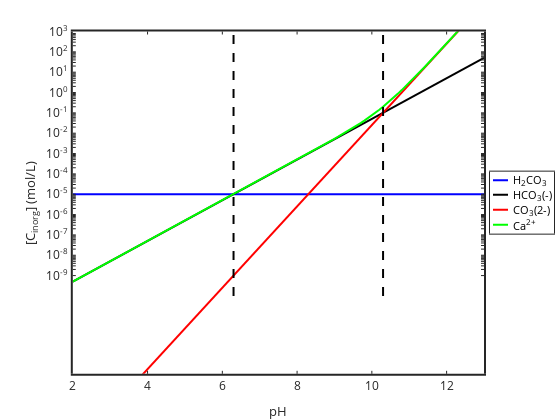

The notebook cell saved with this chart:
### Code cell
# graphing pH fr CaCO3 system

graphics_toolkit ("plotly");
%graphics_toolkit ("notebook");
pH=2:0.1:13; H=10.^-pH; HCO3=(Ka1*KH*PCO2)./H;  CO3=(Ka2*Ka1*KH*PCO2)./(H.^2); 
H2CO3=ones(size(pH)).*(KH*PCO2); Ca=CO3 + HCO3 + Kw./(H);

h1=semilogy(pH,H2CO3,'b-','linewidth',2);
hold on
h2=semilogy(pH,HCO3,'k-','linewidth',2);
h3=semilogy(pH,CO3,'r-','linewidth',2);
h4=semilogy(pH,Ca,'g-','linewidth',2);
xlabel('pH'); ylabel('[C_{inorg}] (mol/L)')
legend('H_2CO_3','HCO_3(-)','CO_3(2-)','Ca^{2+}','location','eastoutside')
legend ("autoupdate", "off");
set(gca,'linewidth',2,'fontsize',12)

semilogy([-log10(Ka1) -log10(Ka1)],[1e-10 1e3],'k--','linewidth',2)
semilogy([-log10(Ka2) -log10(Ka2)],[1e-10 1e3],'k--','linewidth',2)

axis([2 13 1e-9 1e3])

### Figure 1 — Plotly figure (JSON) as saved in the notebook; plotly's stock layout.template omitted (floating-point values rounded to 4 significant figures)
{"data": [{"line": {"color": "rgb(0,0,255)", "dash": "solid", "width": 2}, "marker": {"color": "rgb(0,0,255)", "line": {"color": "rgb(0,0,255)"}, "size": 6, "symbol": "none"}, "mode": "lines", "name": "H_2CO_3", "showlegend": true, "type": "scatter", "visibility": true, "x": [2, 2.1, 2.2, 2.3, 2.4, 2.5, 2.6, 2.7, 2.8, 2.9, 3, 3.1, 3.2, 3.3, 3.4, 3.5, 3.6, 3.7, 3.8, 3.9, 4, 4.1, 4.2, 4.3, 4.4, 4.5, 4.6, 4.7, 4.8, 4.9, 5, 5.1, 5.2, 5.3, 5.4, 5.5, 5.6, 5.7, 5.8, 5.9, 6, 6.1, 6.2, 6.3, 6.4, 6.5, 6.6, 6.7, 6.8, 6.9, 7, 7.1, 7.2, 7.3, 7.4, 7.5, 7.6, 7.7, 7.8, 7.9, 8, 8.1, 8.2, 8.3, 8.4, 8.5, 8.6, 8.7, 8.8, 8.9, 9, 9.1, 9.2, 9.3, 9.4, 9.5, 9.6, 9.7, 9.8, 9.9, 10, 10.1, 10.2, 10.3, 10.4, 10.5, 10.6, 10.7, 10.8, 10.9, 11, 11.1, 11.2, 11.3, 11.4, 11.5, 11.6, 11.7, 11.8, 11.9, 12, 12.1, 12.2, 12.3, 12.4, 12.5, 12.6, 12.7, 12.8, 12.9, 13], "xaxis": "x", "y": [1e-05, 1e-05, 1e-05, 1e-05, 1e-05, 1e-05, 1e-05, 1e-05, 1e-05, 1e-05, 1e-05, 1e-05, 1e-05, 1e-05, 1e-05, 1e-05, 1e-05, 1e-05, 1e-05, 1e-05, 1e-05, 1e-05, 1e-05, 1e-05, 1e-05, 1e-05, 1e-05, 1e-05, 1e-05, 1e-05, 1e-05, 1e-05, 1e-05, 1e-05, 1e-05, 1e-05, 1e-05, 1e-05, 1e-05, 1e-05, 1e-05, 1e-05, 1e-05, 1e-05, 1e-05, 1e-05, 1e-05, 1e-05, 1e-05, 1e-05, 1e-05, 1e-05, 1e-05, 1e-05, 1e-05, 1e-05, 1e-05, 1e-05, 1e-05, 1e-05, 1e-05, 1e-05, 1e-05, 1e-05, 1e-05, 1e-05, 1e-05, 1e-05, 1e-05, 1e-05, 1e-05, 1e-05, 1e-05, 1e-05, 1e-05, 1e-05, 1e-05, 1e-05, 1e-05, 1e-05, 1e-05, 1e-05, 1e-05, 1e-05, 1e-05, 1e-05, 1e-05, 1e-05, 1e-05, 1e-05, 1e-05, 1e-05, 1e-05, 1e-05, 1e-05, 1e-05, 1e-05, 1e-05, 1e-05, 1e-05, 1e-05, 1e-05, 1e-05, 1e-05, 1e-05, 1e-05, 1e-05, 1e-05, 1e-05, 1e-05, 1e-05], "yaxis": "y"}, {"line": {"color": "rgb(0, 0, 0)", "dash": "solid", "width": 2}, "marker": {"color": "rgb(0, 0, 0)", "line": {"color": "rgb(0, 0, 0)"}, "size": 6, "symbol": "none"}, "mode": "lines", "name": "HCO_3(-)", "showlegend": true, "type": "scatter", "visibility": true, "x": [2, 2.1, 2.2, 2.3, 2.4, 2.5, 2.6, 2.7, 2.8, 2.9, 3, 3.1, 3.2, 3.3, 3.4, 3.5, 3.6, 3.7, 3.8, 3.9, 4, 4.1, 4.2, 4.3, 4.4, 4.5, 4.6, 4.7, 4.8, 4.9, 5, 5.1, 5.2, 5.3, 5.4, 5.5, 5.6, 5.7, 5.8, 5.9, 6, 6.1, 6.2, 6.3, 6.4, 6.5, 6.6, 6.7, 6.8, 6.9, 7, 7.1, 7.2, 7.3, 7.4, 7.5, 7.6, 7.7, 7.8, 7.9, 8, 8.1, 8.2, 8.3, 8.4, 8.5, 8.6, 8.7, 8.8, 8.9, 9, 9.1, 9.2, 9.3, 9.4, 9.5, 9.6, 9.7, 9.8, 9.9, 10, 10.1, 10.2, 10.3, 10.4, 10.5, 10.6, 10.7, 10.8, 10.9, 11, 11.1, 11.2, 11.3, 11.4, 11.5, 11.6, 11.7, 11.8, 11.9, 12, 12.1, 12.2, 12.3, 12.4, 12.5, 12.6, 12.7, 12.8, 12.9, 13], "xaxis": "x", "y": [5.012e-10, 6.31e-10, 7.943e-10, 1e-09, 1.259e-09, 1.585e-09, 1.995e-09, 2.512e-09, 3.162e-09, 3.981e-09, 5.012e-09, 6.31e-09, 7.943e-09, 1e-08, 1.259e-08, 1.585e-08, 1.995e-08, 2.512e-08, 3.162e-08, 3.981e-08, 5.012e-08, 6.31e-08, 7.943e-08, 1e-07, 1.259e-07, 1.585e-07, 1.995e-07, 2.512e-07, 3.162e-07, 3.981e-07, 5.012e-07, 6.31e-07, 7.943e-07, 1e-06, 1.259e-06, 1.585e-06, 1.995e-06, 2.512e-06, 3.162e-06, 3.981e-06, 5.012e-06, 6.31e-06, 7.943e-06, 1e-05, 1.259e-05, 1.585e-05, 1.995e-05, 2.512e-05, 3.162e-05, 3.981e-05, 5.012e-05, 6.31e-05, 7.943e-05, 0.0001, 0.0001259, 0.0001585, 0.0001995, 0.0002512, 0.0003162, 0.0003981, 0.0005012, 0.000631, 0.0007943, 0.001, 0.001259, 0.001585, 0.001995, 0.002512, 0.003162, 0.003981, 0.005012, 0.00631, 0.007943, 0.01, 0.01259, 0.01585, 0.01995, 0.02512, 0.03162, 0.03981, 0.05012, 0.0631, 0.07943, 0.1, 0.1259, 0.1585, 0.1995, 0.2512, 0.3162, 0.3981, 0.5012, 0.631, 0.7943, 1.0, 1.259, 1.585, 1.995, 2.512, 3.162, 3.981, 5.012, 6.31, 7.943, 10.0, 12.59, 15.85, 19.95, 25.12, 31.62, 39.81, 50.12], "yaxis": "y"}, {"line": {"color": "rgb(255,0,0)", "dash": "solid", "width": 2}, "marker": {"color": "rgb(255,0,0)", "line": {"color": "rgb(255,0,0)"}, "size": 6, "symbol": "none"}, "mode": "lines", "name": "CO_3(2-)", "showlegend": true, "type": "scatter", "visibility": true, "x": [2, 2.1, 2.2, 2.3, 2.4, 2.5, 2.6, 2.7, 2.8, 2.9, 3, 3.1, 3.2, 3.3, 3.4, 3.5, 3.6, 3.7, 3.8, 3.9, 4, 4.1, 4.2, 4.3, 4.4, 4.5, 4.6, 4.7, 4.8, 4.9, 5, 5.1, 5.2, 5.3, 5.4, 5.5, 5.6, 5.7, 5.8, 5.9, 6, 6.1, 6.2, 6.3, 6.4, 6.5, 6.6, 6.7, 6.8, 6.9, 7, 7.1, 7.2, 7.3, 7.4, 7.5, 7.6, 7.7, 7.8, 7.9, 8, 8.1, 8.2, 8.3, 8.4, 8.5, 8.6, 8.7, 8.8, 8.9, 9, 9.1, 9.2, 9.3, 9.4, 9.5, 9.6, 9.7, 9.8, 9.9, 10, 10.1, 10.2, 10.3, 10.4, 10.5, 10.6, 10.7, 10.8, 10.9, 11, 11.1, 11.2, 11.3, 11.4, 11.5, 11.6, 11.7, 11.8, 11.9, 12, 12.1, 12.2, 12.3, 12.4, 12.5, 12.6, 12.7, 12.8, 12.9, 13], "xaxis": "x", "y": [2.512e-18, 3.981e-18, 6.31e-18, 1e-17, 1.585e-17, 2.512e-17, 3.981e-17, 6.31e-17, 1e-16, 1.585e-16, 2.512e-16, 3.981e-16, 6.31e-16, 1e-15, 1.585e-15, 2.512e-15, 3.981e-15, 6.31e-15, 1e-14, 1.585e-14, 2.512e-14, 3.981e-14, 6.31e-14, 1e-13, 1.585e-13, 2.512e-13, 3.981e-13, 6.31e-13, 1e-12, 1.585e-12, 2.512e-12, 3.981e-12, 6.31e-12, 1e-11, 1.585e-11, 2.512e-11, 3.981e-11, 6.31e-11, 1e-10, 1.585e-10, 2.512e-10, 3.981e-10, 6.31e-10, 1e-09, 1.585e-09, 2.512e-09, 3.981e-09, 6.31e-09, 1e-08, 1.585e-08, 2.512e-08, 3.981e-08, 6.31e-08, 1e-07, 1.585e-07, 2.512e-07, 3.981e-07, 6.31e-07, 1e-06, 1.585e-06, 2.512e-06, 3.981e-06, 6.31e-06, 1e-05, 1.585e-05, 2.512e-05, 3.981e-05, 6.31e-05, 0.0001, 0.0001585, 0.0002512, 0.0003981, 0.000631, 0.001, 0.001585, 0.002512, 0.003981, 0.00631, 0.01, 0.01585, 0.02512, 0.03981, 0.0631, 0.1, 0.1585, 0.2512, 0.3981, 0.631, 1.0, 1.585, 2.512, 3.981, 6.31, 10.0, 15.85, 25.12, 39.81, 63.1, 100.0, 158.5, 251.2, 398.1, 631.0, 1000.0, 1585.0, 2512.0, 3981.0, 6310.0, 10000.0, 15850.0, 25120.0], "yaxis": "y"}, {"line": {"color": "rgb(0,255,0)", "dash": "solid", "width": 2}, "marker": {"color": "rgb(0,255,0)", "line": {"color": "rgb(0,255,0)"}, "size": 6, "symbol": "none"}, "mode": "lines", "name": "Ca^{2+}", "showlegend": true, "type": "scatter", "visibility": true, "x": [2, 2.1, 2.2, 2.3, 2.4, 2.5, 2.6, 2.7, 2.8, 2.9, 3, 3.1, 3.2, 3.3, 3.4, 3.5, 3.6, 3.7, 3.8, 3.9, 4, 4.1, 4.2, 4.3, 4.4, 4.5, 4.6, 4.7, 4.8, 4.9, 5, 5.1, 5.2, 5.3, 5.4, 5.5, 5.6, 5.7, 5.8, 5.9, 6, 6.1, 6.2, 6.3, 6.4, 6.5, 6.6, 6.7, 6.8, 6.9, 7, 7.1, 7.2, 7.3, 7.4, 7.5, 7.6, 7.7, 7.8, 7.9, 8, 8.1, 8.2, 8.3, 8.4, 8.5, 8.6, 8.7, 8.8, 8.9, 9, 9.1, 9.2, 9.3, 9.4, 9.5, 9.6, 9.7, 9.8, 9.9, 10, 10.1, 10.2, 10.3, 10.4, 10.5, 10.6, 10.7, 10.8, 10.9, 11, 11.1, 11.2, 11.3, 11.4, 11.5, 11.6, 11.7, 11.8, 11.9, 12, 12.1, 12.2, 12.3, 12.4, 12.5, 12.6, 12.7, 12.8, 12.9, 13], "xaxis": "x", "y": [5.022e-10, 6.322e-10, 7.959e-10, 1.002e-09, 1.261e-09, 1.588e-09, 1.999e-09, 2.517e-09, 3.169e-09, 3.989e-09, 5.022e-09, 6.322e-09, 7.959e-09, 1.002e-08, 1.261e-08, 1.588e-08, 1.999e-08, 2.517e-08, 3.169e-08, 3.989e-08, 5.022e-08, 6.322e-08, 7.959e-08, 1.002e-07, 1.261e-07, 1.588e-07, 1.999e-07, 2.517e-07, 3.169e-07, 3.989e-07, 5.022e-07, 6.322e-07, 7.959e-07, 1.002e-06, 1.261e-06, 1.588e-06, 1.999e-06, 2.517e-06, 3.169e-06, 3.989e-06, 5.022e-06, 6.323e-06, 7.96e-06, 1.002e-05, 1.262e-05, 1.588e-05, 2e-05, 2.518e-05, 3.17e-05, 3.991e-05, 5.024e-05, 6.326e-05, 7.965e-05, 0.0001003, 0.0001263, 0.0001591, 0.0002003, 0.0002523, 0.0003179, 0.0004005, 0.0005047, 0.0006362, 0.0008022, 0.001012, 0.001277, 0.001613, 0.002039, 0.00258, 0.003269, 0.004148, 0.005273, 0.00672, 0.00859, 0.01102, 0.0142, 0.01839, 0.02397, 0.03148, 0.04169, 0.05574, 0.07534, 0.103, 0.1427, 0.2002, 0.2846, 0.41, 0.598, 0.8826, 1.317, 1.984, 3.014, 4.613, 7.105, 11.0, 17.11, 26.71, 41.81, 65.61, 103.2, 162.5, 256.2, 404.4, 638.9, 1010.0, 1598.0, 2528.0, 4001.0, 6335.0, 10030.0, 15890.0, 25170.0], "yaxis": "y"}, {"line": {"color": "rgb(0, 0, 0)", "dash": "dash", "width": 2}, "marker": {"color": "rgb(0, 0, 0)", "line": {"color": "rgb(0, 0, 0)"}, "size": 6, "symbol": "none"}, "mode": "lines", "name": "", "showlegend": false, "type": "scatter", "visibility": true, "x": [6.3, 6.3], "xaxis": "x", "y": [1e-10, 1000], "yaxis": "y"}, {"line": {"color": "rgb(0, 0, 0)", "dash": "dash", "width": 2}, "marker": {"color": "rgb(0, 0, 0)", "line": {"color": "rgb(0, 0, 0)"}, "size": 6, "symbol": "none"}, "mode": "lines", "name": "", "showlegend": false, "type": "scatter", "visibility": true, "x": [10.3, 10.3], "xaxis": "x", "y": [1e-10, 1000], "yaxis": "y"}, {"hoverinfo": "none", "line": {"color": "rgb(0,0,255)", "dash": "solid", "width": 2}, "marker": {"color": "rgb(0,0,255)", "line": {"color": "rgb(0,0,255)"}, "size": 6, "symbol": "none"}, "mode": "lines", "name": "", "showlegend": false, "type": "scatter", "visibility": true, "x": [3, 18], "xaxis": "x2", "y": [8.5, 8.5], "yaxis": "y2"}, {"hoverinfo": "none", "line": {"color": "rgb(0, 0, 0)", "dash": "solid", "width": 2}, "marker": {"color": "rgb(0, 0, 0)", "line": {"color": "rgb(0, 0, 0)"}, "size": 6, "symbol": "none"}, "mode": "lines", "name": "", "showlegend": false, "type": "scatter", "visibility": true, "x": [3, 18], "xaxis": "x2", "y": [23, 23], "yaxis": "y2"}, {"hoverinfo": "none", "line": {"color": "rgb(255,0,0)", "dash": "solid", "width": 2}, "marker": {"color": "rgb(255,0,0)", "line": {"color": "rgb(255,0,0)"}, "size": 6, "symbol": "none"}, "mode": "lines", "name": "", "showlegend": false, "type": "scatter", "visibility": true, "x": [3, 18], "xaxis": "x2", "y": [38, 38], "yaxis": "y2"}, {"hoverinfo": "none", "line": {"color": "rgb(0,255,0)", "dash": "solid", "width": 2}, "marker": {"color": "rgb(0,255,0)", "line": {"color": "rgb(0,255,0)"}, "size": 6, "symbol": "none"}, "mode": "lines", "name": "", "showlegend": false, "type": "scatter", "visibility": true, "x": [3, 18], "xaxis": "x2", "y": [53, 53], "yaxis": "y2"}], "layout": {"annotations": [{"font": {"color": "rgb(0, 0, 0)", "size": 10.8}, "showarrow": false, "text": "H<sub>2</sub>CO<sub>3</sub>", "x": 21, "xanchor": "left", "xref": "x2", "y": 8.5, "yanchor": "middle", "yref": "y2"}, {"font": {"color": "rgb(0, 0, 0)", "size": 10.8}, "showarrow": false, "text": "HCO<sub>3</sub>(-)", "x": 21, "xanchor": "left", "xref": "x2", "y": 23, "yanchor": "middle", "yref": "y2"}, {"font": {"color": "rgb(0, 0, 0)", "size": 10.8}, "showarrow": false, "text": "CO<sub>3</sub>(2-)", "x": 21, "xanchor": "left", "xref": "x2", "y": 38, "yanchor": "middle", "yref": "y2"}, {"font": {"color": "rgb(0, 0, 0)", "size": 10.8}, "showarrow": false, "text": "Ca<sup>2+</sup>", "x": 21, "xanchor": "left", "xref": "x2", "y": 53, "yanchor": "middle", "yref": "y2"}], "height": 420, "hovermode": "closest", "margin": {"b": 0, "l": 0, "r": 0, "t": 0}, "plot_bgcolor": "rgba(0, 0, 0, 0)", "showlegend": false, "width": 560, "xaxis": {"anchor": "y", "autorange": false, "domain": [0.13, 0.8643], "exponentformat": "none", "gridcolor": "rgba(38,38,38,0.15)", "gridwidth": 2, "linecolor": "rgb(38,38,38)", "linewidth": 2, "mirror": "ticks", "range": [2, 13], "showgrid": false, "showline": true, "side": "bottom", "spikedash": "solid", "spikemode": "across", "spikesides": false, "spikethickness": 1, "tickangle": 0, "tickcolor": "rgb(38,38,38)", "tickfont": {"color": "rgb(38,38,38)", "size": 12}, "ticklen": 3, "ticks": "inside", "ticktext": ["2", "4", "6", "8", "10", "12"], "tickvals": [2, 4, 6, 8, 10, 12], "title": {"font": {"color": "rgb(38,38,38)", "size": 13.2}, "text": "pH"}, "type": "linear", "visible": true, "zeroline": false}, "xaxis2": {"anchor": "y2", "autorange": false, "domain": [0.875, 0.9893], "exponentformat": "none", "fixedrange": true, "gridcolor": "rgba(38,38,38,0.15)", "gridwidth": 1, "linecolor": "rgb(38,38,38)", "linewidth": 1, "mirror": true, "range": [0, 64], "showgrid": false, "showline": true, "showspikes": false, "side": "bottom", "spikedash": "solid", "spikemode": "across", "spikesides": false, "spikethickness": 1, "tickangle": 0, "tickcolor": "rgb(38,38,38)", "tickfont": {"color": "rgb(38,38,38)", "size": 10.8}, "ticklen": 3, "ticks": "", "ticktext": [], "tickvals": [], "title": {"font": {"color": "rgb(0, 0, 0)", "size": 11.88}, "text": ""}, "type": "linear", "visible": true, "zeroline": false}, "yaxis": {"anchor": "x", "autorange": false, "domain": [0.11, 0.925], "exponentformat": "none", "gridcolor": "rgba(38,38,38,0.15)", "gridwidth": 2, "linecolor": "rgb(38,38,38)", "linewidth": 2, "mirror": "ticks", "range": [-13.83, 3], "showgrid": false, "showline": true, "side": "left", "spikedash": "solid", "spikemode": "across", "spikesides": false, "spikethickness": 1, "tickangle": 0, "tickcolor": "rgb(38,38,38)", "tickfont": {"color": "rgb(38,38,38)", "size": 12}, "ticklen": 3, "ticks": "inside", "ticktext": ["10<sup>-9</sup>", "", "", "", "", "", "", "", "", "10<sup>-8</sup>", "", "", "", "", "", "", "", "", "10<sup>-7</sup>", "", "", "", "", "", "", "", "", "10<sup>-6</sup>", "", "", "", "", "", "", "", "", "10<sup>-5</sup>", "", "", "", "", "", "", "", "", "10<sup>-4</sup>", "", "", "", "", "", "", "", "", "10<sup>-3</sup>", "", "", "", "", "", "", "", "", "10<sup>-2</sup>", "", "", "", "", "", "", "", "", "10<sup>-1</sup>", "", "", "", "", "", "", "", "", "10<sup>0</sup>", "", "", "", "", "", "", "", "", "10<sup>1</sup>", "", "", "", "", "", "", "", "", "10<sup>2</sup>", "", "", "", "", "", "", "", "", "10<sup>3</sup>"], "tickvals": [1e-09, 2e-09, 3e-09, 4e-09, 5e-09, 6e-09, 7e-09, 8e-09, 9e-09, 1e-08, 2e-08, 3e-08, 4e-08, 5e-08, 6e-08, 7e-08, 8e-08, 9e-08, 1e-07, 2e-07, 3e-07, 4e-07, 5e-07, 6e-07, 7e-07, 8e-07, 9e-07, 1e-06, 2e-06, 3e-06, 4e-06, 5e-06, 6e-06, 7e-06, 8e-06, 9e-06, 1e-05, 2e-05, 3e-05, 4e-05, 5e-05, 6e-05, 7e-05, 8e-05, 9e-05, 0.0001, 0.0002, 0.0003, 0.0004, 0.0005, 0.0006, 0.0007, 0.0008, 0.0009, 0.001, 0.002, 0.003, 0.004, 0.005, 0.006, 0.007, 0.008, 0.009, 0.01, 0.02, 0.03, 0.04, 0.05, 0.06, 0.07, 0.08, 0.09, 0.1, 0.2, 0.3, 0.4, 0.5, 0.6, 0.7, 0.8, 0.9, 1, 2, 3, 4, 5, 6, 7, 8, 9, 10, 20, 30, 40, 50, 60, 70, 80, 90, 100, 200, 300, 400, 500, 600, 700, 800, 900, 1000], "title": {"font": {"color": "rgb(38,38,38)", "size": 13.2}, "text": "[C<sub>inorg</sub>] (mol/L)"}, "type": "log", "visible": true, "zeroline": false}, "yaxis2": {"anchor": "x2", "autorange": false, "domain": [0.4437, 0.5913], "exponentformat": "none", "fixedrange": true, "gridcolor": "rgba(38,38,38,0.15)", "gridwidth": 1, "linecolor": "rgb(38,38,38)", "linewidth": 1, "mirror": true, "range": [62, 0], "showgrid": false, "showline": true, "showspikes": false, "side": "left", "spikedash": "solid", "spikemode": "across", "spikesides": false, "spikethickness": 1, "tickangle": 0, "tickcolor": "rgb(38,38,38)", "tickfont": {"color": "rgb(38,38,38)", "size": 10.8}, "ticklen": 3, "ticks": "", "ticktext": [], "tickvals": [], "title": {"font": {"color": "rgb(0, 0, 0)", "size": 11.88}, "text": ""}, "type": "linear", "visible": true, "zeroline": false}}}
